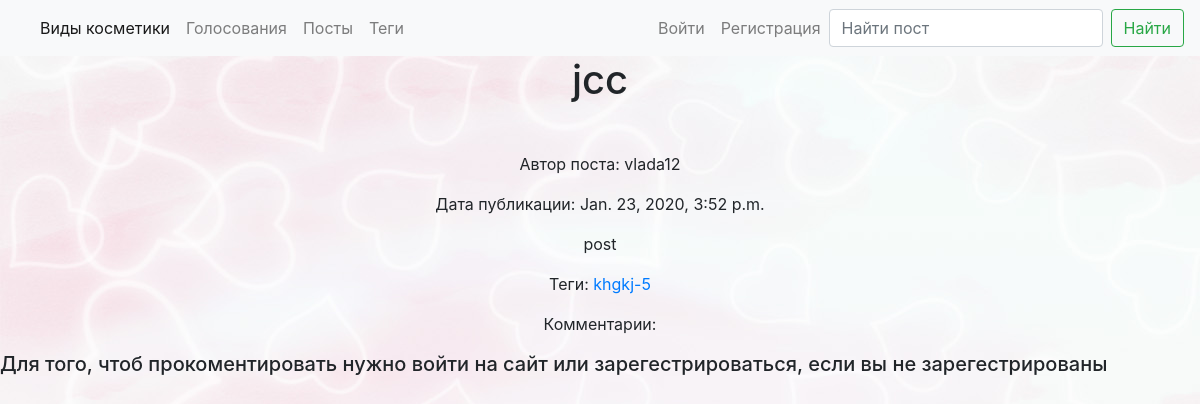
Page /posts/post/mjh on the earlier database version.
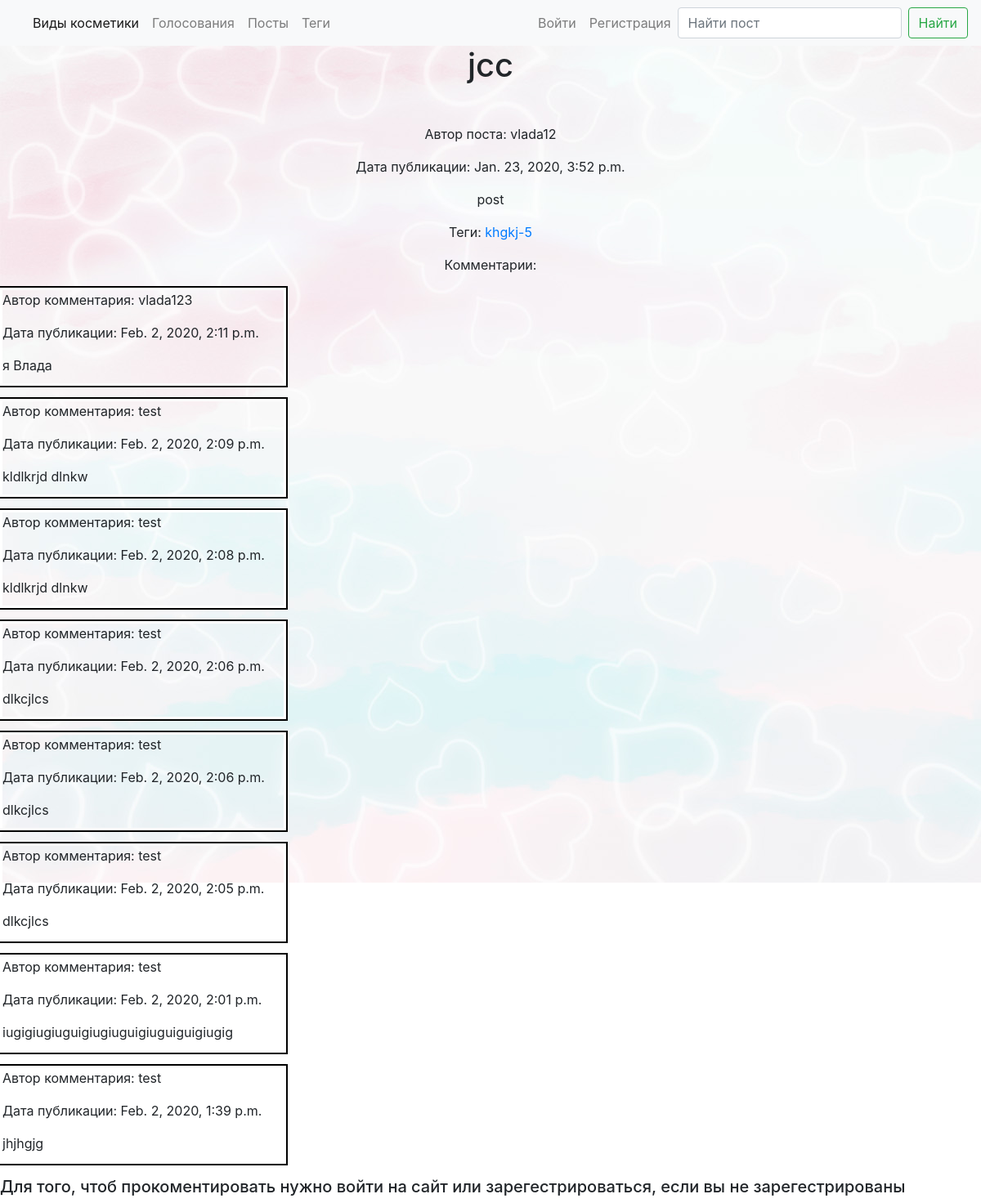
Same page on the later database version.
### postapp/models.py (models this page shows, shortened)
class Tag(models.Model):
    title = models.CharField(max_length=50)
    slug = models.SlugField(max_length=50, unique=True)
    user = models.ForeignKey(User, on_delete=models.CASCADE, default=1)
    def get_absolute_url(self):
        return reverse('postapp:tag_detail', kwargs={'slug': self.slug})
    class Meta:
        ordering = ['title']

class Comment(models.Model):
    text = models.CharField(max_length=200)
    date_pub = models.DateTimeField(auto_now_add=True)
    user = models.ForeignKey(User, on_delete=models.CASCADE,default=1)
    post = models.ForeignKey(Post, on_delete=models.CASCADE,default=5)
    class Meta:
        ordering = ['-date_pub']

### postapp/views.py (the view, shortened to what this page needs)
# urls.py: path('post/<str:slug>',views.PostDetail.as_view(),name='post_detail'),
class PostDetail(View):
    def get(self,request,slug):
        post = Post.objects.get(slug=slug)
        form = CommentForm()
        return render(request,'postapp/post_detail.html',context={'post':post,'form':form})

### postapp/forms.py
class CommentForm(forms.ModelForm):
    class Meta:
        model = Comment
        fields=['text']
        widgets = {
            'text': forms.Textarea(),
        }

### postapp/templates/postapp/post_detail.html (shortened to what this page needs)
{% extends 'base.html' %}
{% block content %}
{% load static %}
    <head>
        <link rel="stylesheet" href="{% static 'css/post_detail.css' %}">
    </head>
    <h1 class="mb-5" style="text-align: center;">{{post.title}}</h1>
    <p style="text-align: center;">Автор поста: {{post.user}}</p>
    <p style="text-align: center;">Дата публикации: {{post.date_pub}}</p>
    <p style="text-align: center;">{{post.body}}</p>
    <div style="text-align: center;">
        Теги:
        {% for tag in post.tags.all %}
            <a href="{{tag.get_absolute_url}}">{{tag.title}}</a>
        {% endfor %}
    </div>
    <div style="text-align: center;">
        Комментарии:
        {% for comment in post.comment_set.all %}
            <div class="comment">
                <p>Автор комментария: {{comment.user}} </p>
                <p>Дата публикации: {{comment.date_pub}} </p>
                <p>{{comment.text}}</p>
            </div>
        {% endfor %}
    </div>
    {% if user.is_authenticated %}
        <form action="{{ post.get_absolute_url }}" method="post">
            {% csrf_token %}
            {% for field in form %}
                <div class="form-group">
                    {% if field.errors %}
                        <div class="alert alert-danger">
                            {{ field.errors }}
                        </div>
                    {% endif %}
                    Прокомментировать:
                    {{ field }}
                </div>
            {% endfor %}
            <button type="submit" class="btn btn-primary">Комментировать</button>
        </form>
    {% else %}
        <h5>Для того, чтоб прокоментировать нужно войти на сайт или зарегестрироваться, если вы не зарегестрированы</h5>
    {% endif %}
{% endblock %}

Differences in the rows shown:
added Comment: user "vlada123", date_pub "Feb. 2, 2020, 2:11 p.m.", text "я Влада"
added Comment: user "test", date_pub "Feb. 2, 2020, 2:09 p.m.", text "kldlkrjd dlnkw"
added Comment: user "test", date_pub "Feb. 2, 2020, 2:08 p.m.", text "kldlkrjd dlnkw"
added Comment: user "test", date_pub "Feb. 2, 2020, 2:06 p.m.", text "dlkcjlcs"
added Comment: user "test", date_pub "Feb. 2, 2020, 2:06 p.m.", text "dlkcjlcs"
added Comment: user "test", date_pub "Feb. 2, 2020, 2:05 p.m.", text "dlkcjlcs"
added Comment: user "test", date_pub "Feb. 2, 2020, 2:01 p.m.", text "iugigiugiuguigiugiuguigiuguiguigiugig"
added Comment: user "test", date_pub "Feb. 2, 2020, 1:39 p.m.", text "jhjhgjg"
